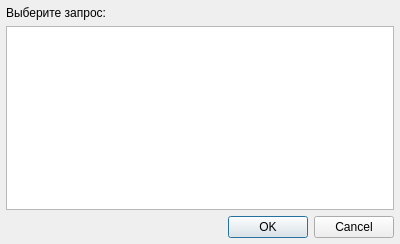
<?xml version="1.0" encoding="UTF-8"?>
<ui version="4.0">
 <class>DInsertQuery</class>
 <widget class="QDialog" name="DInsertQuery">
  <property name="geometry">
   <rect>
    <x>0</x>
    <y>0</y>
    <width>400</width>
    <height>244</height>
   </rect>
  </property>
  <property name="windowTitle">
   <string>Выбор запроса</string>
  </property>
  <layout class="QVBoxLayout" name="verticalLayout">
   <property name="leftMargin">
    <number>6</number>
   </property>
   <property name="topMargin">
    <number>6</number>
   </property>
   <property name="rightMargin">
    <number>6</number>
   </property>
   <property name="bottomMargin">
    <number>6</number>
   </property>
   <item>
    <widget class="QLabel" name="label">
     <property name="text">
      <string>Выберите запрос:</string>
     </property>
    </widget>
   </item>
   <item>
    <widget class="QListWidget" name="QueryList_lw"/>
   </item>
   <item>
    <widget class="QDialogButtonBox" name="buttonBox">
     <property name="orientation">
      <enum>Qt::Horizontal</enum>
     </property>
     <property name="standardButtons">
      <set>QDialogButtonBox::Cancel|QDialogButtonBox::Ok</set>
     </property>
    </widget>
   </item>
  </layout>
 </widget>
 <resources/>
 <connections>
  <connection>
   <sender>buttonBox</sender>
   <signal>accepted()</signal>
   <receiver>DInsertQuery</receiver>
   <slot>accept()</slot>
   <hints>
    <hint type="sourcelabel">
     <x>248</x>
     <y>254</y>
    </hint>
    <hint type="destinationlabel">
     <x>157</x>
     <y>274</y>
    </hint>
   </hints>
  </connection>
  <connection>
   <sender>buttonBox</sender>
   <signal>rejected()</signal>
   <receiver>DInsertQuery</receiver>
   <slot>reject()</slot>
   <hints>
    <hint type="sourcelabel">
     <x>316</x>
     <y>260</y>
    </hint>
    <hint type="destinationlabel">
     <x>286</x>
     <y>274</y>
    </hint>
   </hints>
  </connection>
 </connections>
</ui>
